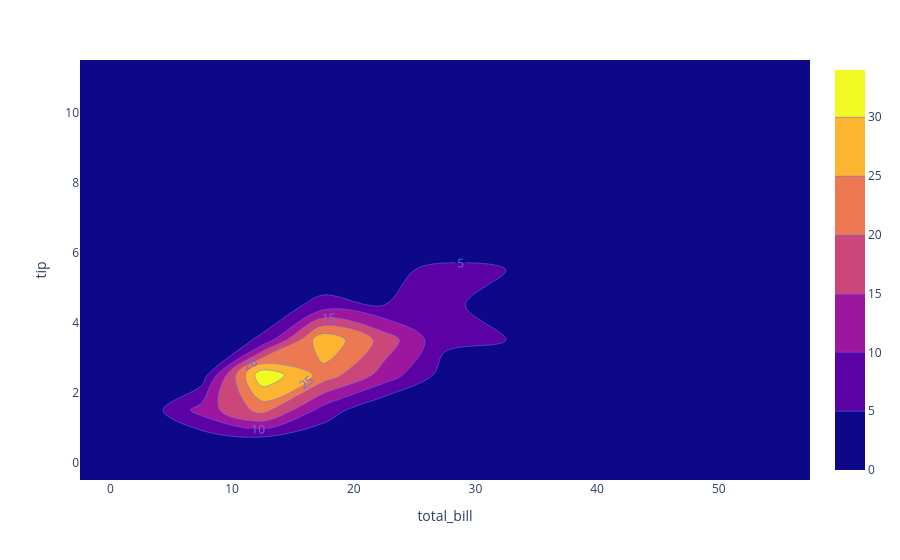

Notebook code for this chart:
### Markdown cell above
Plotly Express density contours can be continuously-colored and labeled:

### Code cell
df = px.data.tips()

fig = px.density_contour(df, x="total_bill", y="tip")
fig.update_traces(contours_coloring="fill", contours_showlabels = True)
fig.show()

### Figure 1 — Plotly figure (JSON) as saved in the notebook; plotly's stock layout.template omitted (floating-point values rounded to 4 significant figures; data arrays with more than 128 entries replaced by an {"elided": "..."} marker saying what was removed)
{"data": [{"contours": {"coloring": "fill", "showlabels": true}, "hovertemplate": "total_bill=%{x}<br>tip=%{y}<br>count=%{z}<extra></extra>", "legendgroup": "", "line": {"color": "#636efa"}, "name": "", "showlegend": false, "type": "histogram2dcontour", "x": {"elided": "244 float values"}, "xaxis": "x", "xbingroup": "x", "y": {"elided": "244 float values"}, "yaxis": "y", "ybingroup": "y"}], "layout": {"legend": {"tracegroupgap": 0}, "margin": {"t": 60}, "xaxis": {"anchor": "y", "domain": [0, 1], "title": {"text": "total_bill"}}, "yaxis": {"anchor": "x", "domain": [0, 1], "title": {"text": "tip"}}}}
